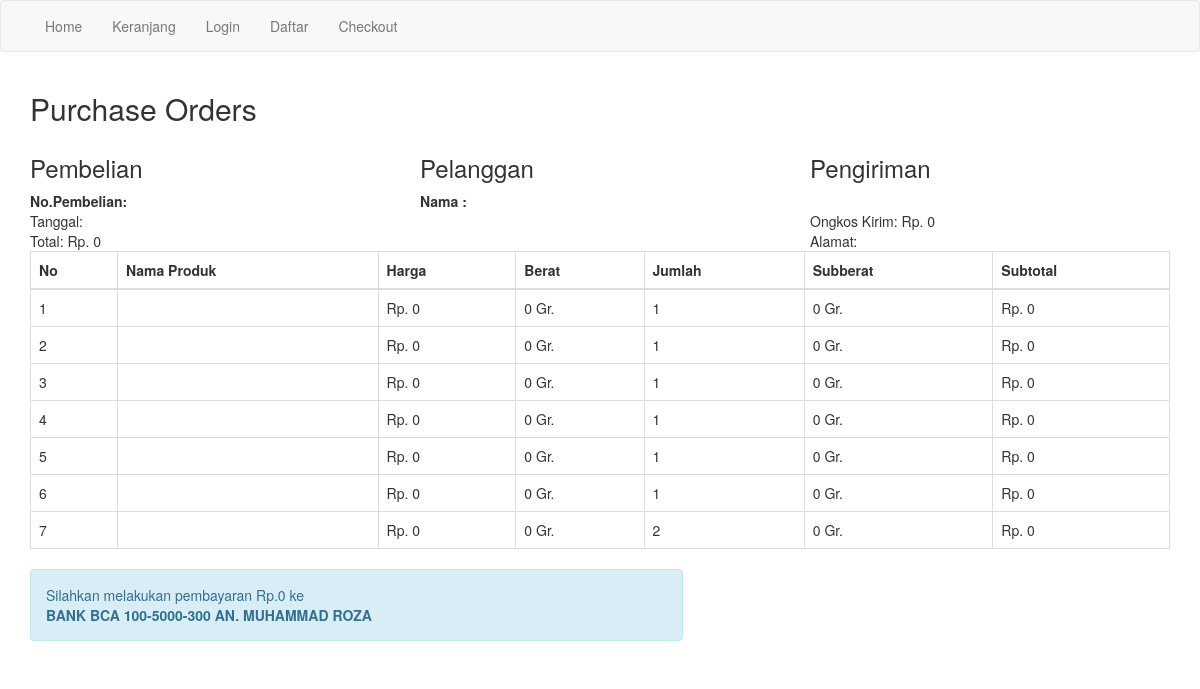
/nota.php, run on the app's committed database.
### tables this page shows
CREATE TABLE `pembelian_produk` (
  `id_pembelian_produk` int(11) NOT NULL,
  `id_pembelian` int(11) NOT NULL,
  `id_produk` int(11) NOT NULL,
  `jumlah` int(11) NOT NULL,
  `nama` varchar(100) NOT NULL,
  `harga` int(11) NOT NULL,
  `berat` int(11) NOT NULL,
  `subberat` int(11) NOT NULL,
  `subharga` int(11) NOT NULL
);

### nota.php (the view, shortened to what this page needs)
<?php
include 'koneksi.php';
 ?>
 <!DOCTYPE html>
 <html>
 <head>
 		<link rel="stylesheet" href="admin/assets/css/bootstrap.css">
 </head>
 <body>
<?php include 'menu.php'; ?>
<section class="konten">
	<div class="container">
<h2>Purchase Orders</h2>
<?php
 $ambil= $koneksi->query("SELECT * FROM pembelian JOIN pelanggan ON pembelian.id_pelanggan=pelanggan.id_pelanggan WHERE pembelian.id_pembelian='$_GET[id]'");
 $detail = $ambil->fetch_assoc();
?>
<div class="row">
	<div class="col-md-4">
		<h3>Pembelian</h3>
		<strong>No.Pembelian: <?php echo $detail['id_pembelian'] ?></strong><br>
		Tanggal: <?php echo $detail['tanggal_pembelian']; ?><br>
		Total: Rp. <?php echo number_format($detail['total_pembelian']) ?>
	</div>
	<div class="col-md-4">
		<h3>Pelanggan</h3>
		<strong> Nama :<?php echo $detail['nama_pelanggan'] ?></strong><br>
		<p>
			<?php echo $detail['telepon_pelanggan'] ?><br>
		</p>
	</div>
	<div class="col-md-4">
		<h3>Pengiriman</h3>
		<strong><?php echo $detail['nama_kota'] ?></strong><br>
		Ongkos Kirim: Rp. <?php echo number_format($detail['tarif']); ?><br>
		Alamat: <?php echo $detail['alamat_pengiriman'] ?>
	</div>
</div>
<table class="table table-bordered">
	<thead>
		<tr>
			<th>No</th>
			<th>Nama Produk</th>
			<th>Harga</th>
			<th>Berat</th>
			<th>Jumlah</th>
			<th>Subberat</th>
			<th>Subtotal</th>
		</tr>
	</thead>
	<tbody>
		<?php $nomor=1; ?>
		<?php $ambil=$koneksi->query("SELECT * FROM pembelian_produk WHERE id_pembelian='$_GET[id]'"); ?>
		<?php while($pecah = $ambil->fetch_assoc()){ ?>
		<tr>
			<td><?php echo $nomor; ?></td>
			<td><?php echo $pecah['nama']; ?></td>
			<td>Rp. <?php echo number_format($pecah['harga']); ?></td>
			<td><?php echo $pecah['berat']; ?> Gr. </td>
			<td><?php echo $pecah['jumlah']; ?></td>
			<td><?php echo $pecah['subberat']; ?> Gr. </td>
			<td>Rp. <?php echo number_format($pecah['subharga']); ?></td>
		</tr>
		<?php  $nomor++; ?>
	<?php } ?>
	</tbody>
</table>
<div class="row">
	<div class="col-md-7">
		<div class="alert alert-info">
			<p>
				Silahkan melakukan pembayaran Rp.<?php echo number_format($detail['total_pembelian']); ?> ke <br>
				<strong>BANK BCA 100-5000-300 AN. MUHAMMAD ROZA</strong>
			</p>
		</div>
	</div>
</div>
	</div>
</section>
 </body>
 </html>

### data on the page
pembelian_produk: harga "0", berat "0", jumlah "1", subberat "0", subharga "0"
pembelian_produk: harga "0", berat "0", jumlah "1", subberat "0", subharga "0"
pembelian_produk: harga "0", berat "0", jumlah "1", subberat "0", subharga "0"
pembelian_produk: harga "0", berat "0", jumlah "1", subberat "0", subharga "0"
pembelian_produk: harga "0", berat "0", jumlah "1", subberat "0", subharga "0"
pembelian_produk: harga "0", berat "0", jumlah "1", subberat "0", subharga "0"
pembelian_produk: harga "0", berat "0", jumlah "2", subberat "0", subharga "0"

### other printed values
$detail['total_pembelian'] "0"
$detail['tarif'] "0"
